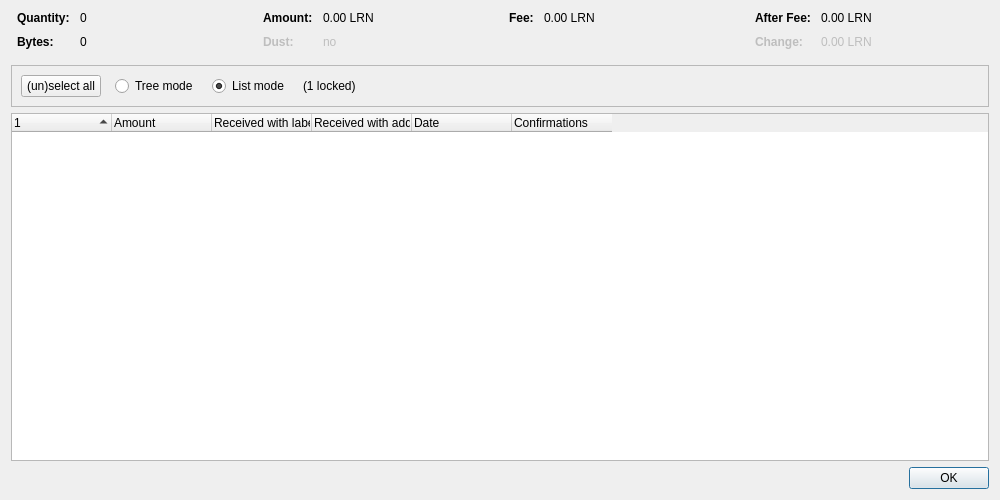
<?xml version="1.0" encoding="UTF-8"?>
<ui version="4.0">
 <class>CoinControlDialog</class>
 <widget class="QDialog" name="CoinControlDialog">
  <property name="geometry">
   <rect>
    <x>0</x>
    <y>0</y>
    <width>1000</width>
    <height>500</height>
   </rect>
  </property>
  <property name="windowTitle">
   <string>Coin Selection</string>
  </property>
  <layout class="QVBoxLayout" name="verticalLayout">
   <item>
    <layout class="QHBoxLayout" name="horizontalLayoutTop" stretch="0,0,0,0">
     <property name="topMargin">
      <number>0</number>
     </property>
     <property name="bottomMargin">
      <number>10</number>
     </property>
     <item>
      <layout class="QFormLayout" name="formLayoutCoinControl1">
       <property name="horizontalSpacing">
        <number>10</number>
       </property>
       <property name="verticalSpacing">
        <number>10</number>
       </property>
       <property name="leftMargin">
        <number>6</number>
       </property>
       <property name="rightMargin">
        <number>6</number>
       </property>
       <item row="0" column="0">
        <widget class="QLabel" name="labelCoinControlQuantityText">
         <property name="font">
          <font>
           <weight>75</weight>
           <bold>true</bold>
          </font>
         </property>
         <property name="text">
          <string>Quantity:</string>
         </property>
        </widget>
       </item>
       <item row="0" column="1">
        <widget class="QLabel" name="labelCoinControlQuantity">
         <property name="cursor">
          <cursorShape>IBeamCursor</cursorShape>
         </property>
         <property name="contextMenuPolicy">
          <enum>Qt::ActionsContextMenu</enum>
         </property>
         <property name="text">
          <string notr="true">0</string>
         </property>
         <property name="textInteractionFlags">
          <set>Qt::LinksAccessibleByMouse|Qt::TextSelectableByKeyboard|Qt::TextSelectableByMouse</set>
         </property>
        </widget>
       </item>
       <item row="1" column="0">
        <widget class="QLabel" name="labelCoinControlBytesText">
         <property name="font">
          <font>
           <weight>75</weight>
           <bold>true</bold>
          </font>
         </property>
         <property name="text">
          <string>Bytes:</string>
         </property>
        </widget>
       </item>
       <item row="1" column="1">
        <widget class="QLabel" name="labelCoinControlBytes">
         <property name="cursor">
          <cursorShape>IBeamCursor</cursorShape>
         </property>
         <property name="contextMenuPolicy">
          <enum>Qt::ActionsContextMenu</enum>
         </property>
         <property name="text">
          <string notr="true">0</string>
         </property>
         <property name="textInteractionFlags">
          <set>Qt::LinksAccessibleByMouse|Qt::TextSelectableByKeyboard|Qt::TextSelectableByMouse</set>
         </property>
        </widget>
       </item>
      </layout>
     </item>
     <item>
      <layout class="QFormLayout" name="formLayoutCoinControl2">
       <property name="horizontalSpacing">
        <number>10</number>
       </property>
       <property name="verticalSpacing">
        <number>10</number>
       </property>
       <property name="leftMargin">
        <number>6</number>
       </property>
       <property name="rightMargin">
        <number>6</number>
       </property>
       <item row="0" column="0">
        <widget class="QLabel" name="labelCoinControlAmountText">
         <property name="font">
          <font>
           <weight>75</weight>
           <bold>true</bold>
          </font>
         </property>
         <property name="text">
          <string>Amount:</string>
         </property>
        </widget>
       </item>
       <item row="0" column="1">
        <widget class="QLabel" name="labelCoinControlAmount">
         <property name="cursor">
          <cursorShape>IBeamCursor</cursorShape>
         </property>
         <property name="contextMenuPolicy">
          <enum>Qt::ActionsContextMenu</enum>
         </property>
         <property name="text">
          <string notr="true">0.00 LRN</string>
         </property>
         <property name="textInteractionFlags">
          <set>Qt::LinksAccessibleByMouse|Qt::TextSelectableByKeyboard|Qt::TextSelectableByMouse</set>
         </property>
        </widget>
       </item>
       <item row="1" column="0">
        <widget class="QLabel" name="labelCoinControlLowOutputText">
         <property name="enabled">
          <bool>false</bool>
         </property>
         <property name="font">
          <font>
           <weight>75</weight>
           <bold>true</bold>
          </font>
         </property>
         <property name="text">
          <string>Dust:</string>
         </property>
        </widget>
       </item>
       <item row="1" column="1">
        <widget class="QLabel" name="labelCoinControlLowOutput">
         <property name="enabled">
          <bool>false</bool>
         </property>
         <property name="cursor">
          <cursorShape>IBeamCursor</cursorShape>
         </property>
         <property name="contextMenuPolicy">
          <enum>Qt::ActionsContextMenu</enum>
         </property>
         <property name="text">
          <string notr="true">no</string>
         </property>
         <property name="textInteractionFlags">
          <set>Qt::LinksAccessibleByMouse|Qt::TextSelectableByKeyboard|Qt::TextSelectableByMouse</set>
         </property>
        </widget>
       </item>
      </layout>
     </item>
     <item>
      <layout class="QFormLayout" name="formLayoutCoinControl3">
       <property name="horizontalSpacing">
        <number>10</number>
       </property>
       <property name="verticalSpacing">
        <number>10</number>
       </property>
       <property name="leftMargin">
        <number>6</number>
       </property>
       <property name="rightMargin">
        <number>6</number>
       </property>
       <item row="0" column="0">
        <widget class="QLabel" name="labelCoinControlFeeText">
         <property name="font">
          <font>
           <weight>75</weight>
           <bold>true</bold>
          </font>
         </property>
         <property name="text">
          <string>Fee:</string>
         </property>
        </widget>
       </item>
       <item row="0" column="1">
        <widget class="QLabel" name="labelCoinControlFee">
         <property name="cursor">
          <cursorShape>IBeamCursor</cursorShape>
         </property>
         <property name="contextMenuPolicy">
          <enum>Qt::ActionsContextMenu</enum>
         </property>
         <property name="text">
          <string notr="true">0.00 LRN</string>
         </property>
         <property name="textInteractionFlags">
          <set>Qt::LinksAccessibleByMouse|Qt::TextSelectableByKeyboard|Qt::TextSelectableByMouse</set>
         </property>
        </widget>
       </item>
      </layout>
     </item>
     <item>
      <layout class="QFormLayout" name="formLayoutCoinControl4">
       <property name="horizontalSpacing">
        <number>10</number>
       </property>
       <property name="verticalSpacing">
        <number>10</number>
       </property>
       <property name="leftMargin">
        <number>6</number>
       </property>
       <property name="rightMargin">
        <number>6</number>
       </property>
       <item row="0" column="0">
        <widget class="QLabel" name="labelCoinControlAfterFeeText">
         <property name="font">
          <font>
           <weight>75</weight>
           <bold>true</bold>
          </font>
         </property>
         <property name="text">
          <string>After Fee:</string>
         </property>
        </widget>
       </item>
       <item row="0" column="1">
        <widget class="QLabel" name="labelCoinControlAfterFee">
         <property name="cursor">
          <cursorShape>IBeamCursor</cursorShape>
         </property>
         <property name="contextMenuPolicy">
          <enum>Qt::ActionsContextMenu</enum>
         </property>
         <property name="text">
          <string notr="true">0.00 LRN</string>
         </property>
         <property name="textInteractionFlags">
          <set>Qt::LinksAccessibleByMouse|Qt::TextSelectableByKeyboard|Qt::TextSelectableByMouse</set>
         </property>
        </widget>
       </item>
       <item row="1" column="0">
        <widget class="QLabel" name="labelCoinControlChangeText">
         <property name="enabled">
          <bool>false</bool>
         </property>
         <property name="font">
          <font>
           <weight>75</weight>
           <bold>true</bold>
          </font>
         </property>
         <property name="text">
          <string>Change:</string>
         </property>
        </widget>
       </item>
       <item row="1" column="1">
        <widget class="QLabel" name="labelCoinControlChange">
         <property name="enabled">
          <bool>false</bool>
         </property>
         <property name="cursor">
          <cursorShape>IBeamCursor</cursorShape>
         </property>
         <property name="contextMenuPolicy">
          <enum>Qt::ActionsContextMenu</enum>
         </property>
         <property name="text">
          <string notr="true">0.00 LRN</string>
         </property>
         <property name="textInteractionFlags">
          <set>Qt::LinksAccessibleByMouse|Qt::TextSelectableByKeyboard|Qt::TextSelectableByMouse</set>
         </property>
        </widget>
       </item>
      </layout>
     </item>
    </layout>
   </item>
   <item>
    <widget class="QFrame" name="frame">
     <property name="minimumSize">
      <size>
       <width>0</width>
       <height>40</height>
      </size>
     </property>
     <property name="frameShape">
      <enum>QFrame::StyledPanel</enum>
     </property>
     <property name="frameShadow">
      <enum>QFrame::Sunken</enum>
     </property>
     <layout class="QHBoxLayout" name="horizontalLayout">
      <item>
       <layout class="QHBoxLayout" name="horizontalLayoutPanel" stretch="0,0,0,0,0">
        <property name="spacing">
         <number>14</number>
        </property>
        <item>
         <widget class="QPushButton" name="pushButtonSelectAll">
          <property name="sizePolicy">
           <sizepolicy hsizetype="Maximum" vsizetype="Fixed">
            <horstretch>0</horstretch>
            <verstretch>0</verstretch>
           </sizepolicy>
          </property>
          <property name="text">
           <string>(un)select all</string>
          </property>
          <property name="autoDefault">
           <bool>false</bool>
          </property>
         </widget>
        </item>
        <item>
         <widget class="QRadioButton" name="radioTreeMode">
          <property name="sizePolicy">
           <sizepolicy hsizetype="Maximum" vsizetype="Fixed">
            <horstretch>0</horstretch>
            <verstretch>0</verstretch>
           </sizepolicy>
          </property>
          <property name="text">
           <string>Tree mode</string>
          </property>
         </widget>
        </item>
        <item>
         <widget class="QRadioButton" name="radioListMode">
          <property name="sizePolicy">
           <sizepolicy hsizetype="Maximum" vsizetype="Fixed">
            <horstretch>0</horstretch>
            <verstretch>0</verstretch>
           </sizepolicy>
          </property>
          <property name="text">
           <string>List mode</string>
          </property>
          <property name="checked">
           <bool>true</bool>
          </property>
         </widget>
        </item>
        <item>
         <widget class="QLabel" name="labelLocked">
          <property name="text">
           <string notr="true">(1 locked)</string>
          </property>
         </widget>
        </item>
        <item>
         <spacer name="horizontalSpacer">
          <property name="orientation">
           <enum>Qt::Horizontal</enum>
          </property>
          <property name="sizeHint" stdset="0">
           <size>
            <width>40</width>
            <height>20</height>
           </size>
          </property>
         </spacer>
        </item>
       </layout>
      </item>
     </layout>
    </widget>
   </item>
   <item>
    <widget class="CoinControlTreeWidget" name="treeWidget">
     <property name="contextMenuPolicy">
      <enum>Qt::CustomContextMenu</enum>
     </property>
     <property name="sortingEnabled">
      <bool>false</bool>
     </property>
     <property name="columnCount">
      <number>6</number>
     </property>
     <attribute name="headerShowSortIndicator" stdset="0">
      <bool>true</bool>
     </attribute>
     <attribute name="headerStretchLastSection">
      <bool>false</bool>
     </attribute>
     <column>
      <property name="text">
       <string/>
      </property>
     </column>
     <column>
      <property name="text">
       <string>Amount</string>
      </property>
     </column>
     <column>
      <property name="text">
       <string>Received with label</string>
      </property>
     </column>
     <column>
      <property name="text">
       <string>Received with address</string>
      </property>
     </column>
     <column>
      <property name="text">
       <string>Date</string>
      </property>
     </column>
     <column>
      <property name="text">
       <string>Confirmations</string>
      </property>
      <property name="toolTip">
       <string>Confirmed</string>
      </property>
     </column>
     <column>
      <property name="text">
       <string/>
      </property>
     </column>
     <column>
      <property name="text">
       <string/>
      </property>
     </column>
     <column>
      <property name="text">
       <string/>
      </property>
     </column>
     <column>
      <property name="text">
       <string/>
      </property>
     </column>
    </widget>
   </item>
   <item>
    <widget class="QDialogButtonBox" name="buttonBox">
     <property name="orientation">
      <enum>Qt::Horizontal</enum>
     </property>
     <property name="standardButtons">
      <set>QDialogButtonBox::Ok</set>
     </property>
    </widget>
   </item>
  </layout>
 </widget>
 <customwidgets>
  <customwidget>
   <class>CoinControlTreeWidget</class>
   <extends>QTreeWidget</extends>
   <header>qt/coincontroltreewidget.h</header>
  </customwidget>
 </customwidgets>
 <resources/>
 <connections/>
</ui>
